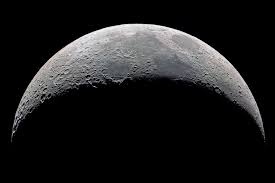
#> input picture ImageProcessing/Ch3-images/moon.jpg, 275 x 183 px
$ python P-3-29-GaussianKernalOpenCV.py
#> lines starting #> are read from the running program, lines starting #| are printed output that depends on the picture
import numpy as np
import cv2 as cv
filepath="Ch3-images/moon.jpg"
img = cv.imread(filepath,0)
#> img: shape (183, 275); min 0, max 255, mean 29.4
blur = cv.GaussianBlur(img,(5,5),0)
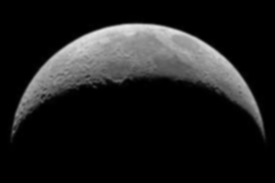
#> blur: shape (183, 275); min 0, max 231, mean 29.4
imgs=np.hstack((img,blur))
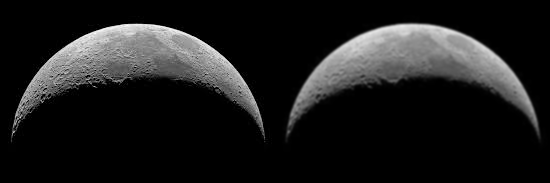
#> imgs: shape (183, 550); min 0, max 255, mean 29.4
cv.imshow("A)Original image B)5*5 Gaussian filter",imgs)
cv.waitKey(0)
